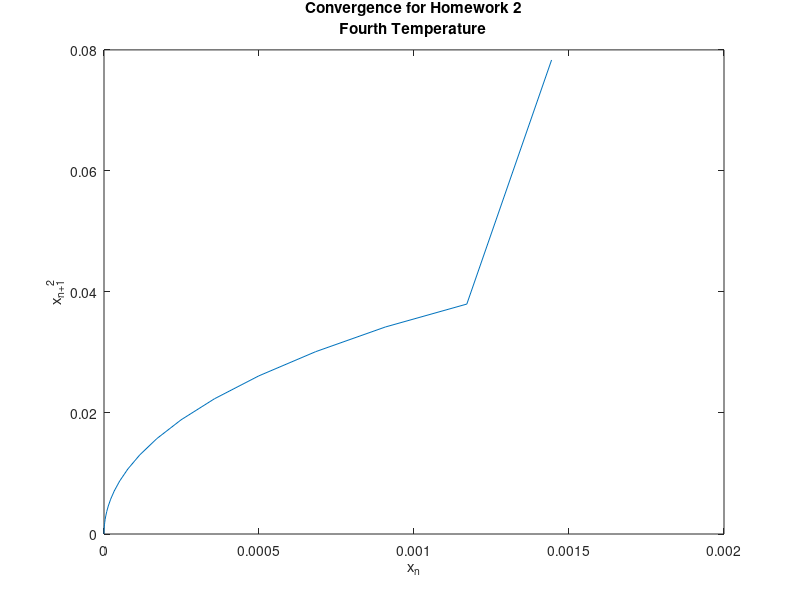
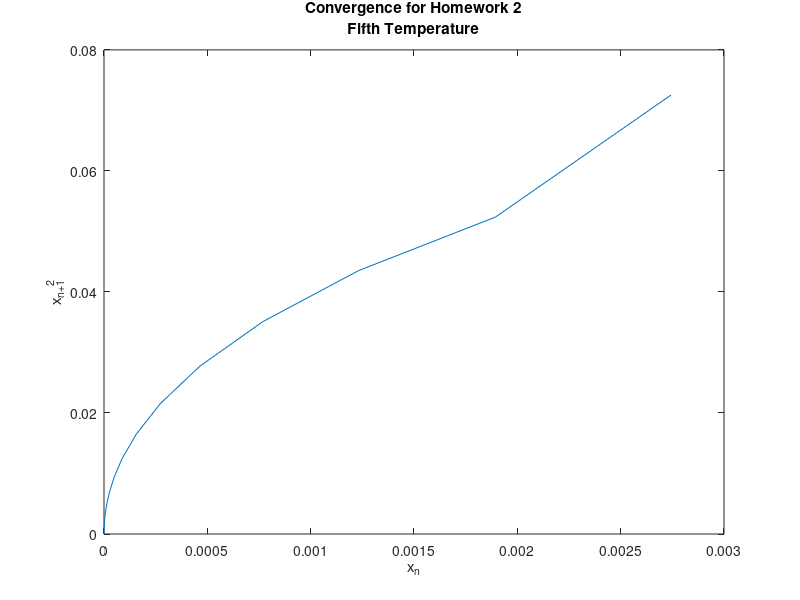
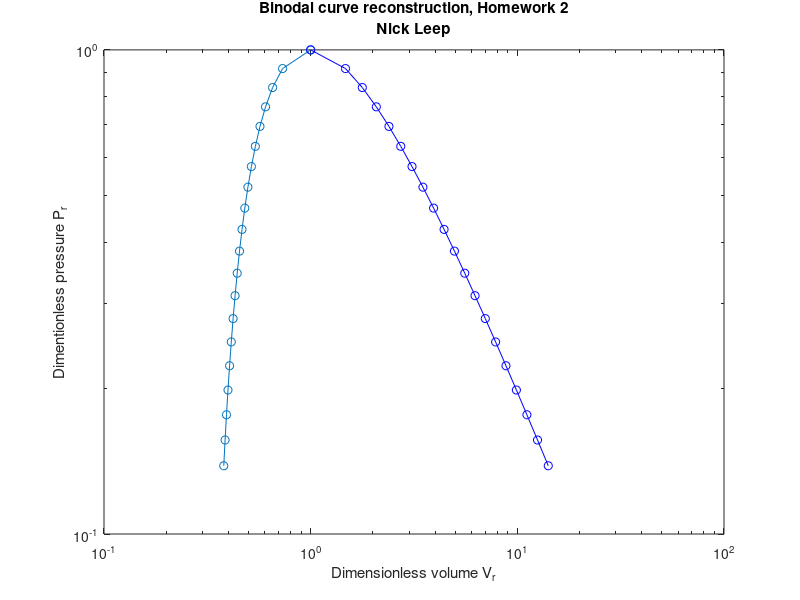

MATLAB code for these plots, in order:
function [x error itnum Tr]=NickLeephw2
% CHE 439 Hw 2
% Nick Leep

% Numerical solution of the Redlich Kwong EOS for liquid and vapor specific
% volumes and vapor pressure for water, using Newton's algorithm for
% systems of nonlinear equations.

% close all

%*************************************************************************%
% start by defining some constants. Since they'll be used in other
% functions, make the global:
global Tc Pc Vc Zc aa bb
% Pc=22060; % kPa
Zc=1/3; % defined in the problem statement
R = 8.314472; % kPa L / mol K
% Tc=647; % K
Pc=11280;
Tc=405.7;

Vc=Zc*R*Tc/Pc;

% The coefficients used in calculating the Redlich-Kwong parameters a and
% b:
aa = 0.4274802336;
bb = 0.0866403499;

% % Triple-point stuff:
Tt=273.16; % K
Ttr=Tt/Tc; % reduced
%*************************************************************************%


% Define a range of temperatures; this code was taken from homework 1
numTs=20;
% minimum temperature:
Tr_min = 1.1*Ttr; % This is slightly above triple point;
tt=log(1/Tr_min)/log(10);
intr=logspace(0,tt,numTs); 
% this logarithmically spaces values between 10^0 (or 1) and tt, which is
% our middle. finally, to get Tr I want to get the inverse of these:
Tr=1./intr;
% I went through all that madness so that I could get the temperatures
% spaced closer together near the critical point, and increasingly further
% apart away from it.

% initialize a vector "itnum" - number of iterations, for each temperature:
itnum=[];

% We already know the answers at the triple point, so I'll use them as the
% first guess
xn=[1; 1; 1];

%*************************************************************************%

% Now, to do the actual solution. A for loop is used to cycle through the
% temperatures:
for ii=1:length(Tr)
    
    % initialize a flag, to be used inside the solver:
    flag = false;
    % When we start, the number of iterations is zero:
    itnum(ii) = 0;% itnum(ii)=zeros(length(Tr)); 

    % Now, the actual solver; it's done inside a while loop
    while ~flag
        % There is a problem with one of the equations where the two
        % volumes are equal; you end up dividing by zero. This statement
        % checks for that:
        if xn(1)==xn(2)
            disp('Warning: Vv = Vl')
            % In the case that we're at the critical temperature, we know
            % that it's the critical point. Then, we can break out of the
            % loop with the actual answer:
            if Tr(ii) == 1
                flag = true;
                % We need xn1 as well as xn, so, store the value there too:
                xn1=xn;
                break
            else
                % otherwise, we're below the critical point, so we take
                % guesses that are a bit more spread apart:
                xn=[.9; 1.1; 1];
            end
        end
        % Assuming that that's all taken care of, the next line is the
        % iterative method for the Newton method for systems:
        xn1=xn-(inv(jacobian(xn,Tr(ii)))*f(xn,Tr(ii)));
        % where jacobian and f are defined below.
        
        % Next, check to see if we're close enough:
        if norm(xn1-xn,inf) < 1e-10
            % this means we're close enough; break out of the while loop:
            flag = true;
        end
        
        % Next, check to see if the maximum number of iterations is reached
        if itnum >= 1000
            disp('Max iterations reached')
            flag = true;
            break
        end
        
        % store up the number of iterations:
        itnum(ii)=itnum(ii)+1;
        % store up the norms, for use in convergence analysis
        error(ii,itnum(ii))=norm(xn1-xn,inf);
        % finally, store the xn1 calculated for use the next time around
        % the loop:
        xn=xn1;
    end
    % store the value calculated in the matrix x
    x(ii,:)=xn;
    
    % Now, xn is still floating around. The nice thing is, it will be our
    % first guess for the next temperature, so we WANT it to still be
    % there.
end

%*************************************************************************%

% Plot it:
figure(5)
loglog(x(:,1),x(:,3),'-o',x(:,2),x(:,3),'-ob')
title({'Binodal curve reconstruction, Homework 2','Nick Leep'})
xlabel('Dimensionless volume V_r')
ylabel('Dimentionless pressure P_r')

% convergence
figure(2)
% Pull out the "error" from temperature 4:
error2=error(4,:);
% get rid of all terms that are zero:
error2=error2(error2~=0);
% Make another one, to match up with:
error3=error2(1:length(error2)-1);
% One value less is needed. We chopped that value off the end of error3,
% but it should be off of the beginning of error2 so they match up right:
error2=error2(2:(length(error2)));
% finally, since we expect quadratic convergence, error2 should be squared:
error2=error2.^2;
% plot it:
plot(error2,error3)
title({'Convergence for Homework 2'; 'Fourth Temperature'})
xlabel('x_n')
ylabel('x_n_+_1^2')

% repeat for another temperature
figure(3)
error4=error(5,:);
error4=error4(error4~=0);
error5=error4(1:length(error4)-1);
error4=error4(2:length(error4));
error4=error4.^2;
plot(error4,error5)
title({'Convergence for Homework 2'; 'Fifth Temperature'})
xlabel('x_n')
ylabel('x_n_+_1^2')

return

function f=f(x,t)
% function f(x,t) is the function we're trying to get to zero above. f(1)
% is for the liquid volume; f(2) is the vapor volume; f(3) is for the
% pressure.

% Three predefined constants are neede from above:
global Zc aa bb

% next, for my own ease of writing these equations, I pulled out values
% from x so that they could have more intuitive names in the equations
vlr=x(1);
vvr=x(2);
psat=x(3);

% next, the equations. f1 and f2 are simply versions of the dimensionles
% Redlich-Kwong EOS, for liquid and vapor respectively:
f1=(t/(Zc*(vlr-bb/Zc))) - (aa/Zc^2)/(sqrt(t)*vlr*(vlr+bb/Zc))-psat;
f2=(t/(Zc*(vvr-bb/Zc))) - (aa/Zc^2)/(sqrt(t)*vvr*(vvr+bb/Zc))-psat;

% f3 is a modification or combination of these two. Actually, it's derived
% from the Maxwell Equal Area rule, applied to the VDW EOS:
f3=-psat*(vlr-vvr)+(t/Zc)*log((vlr-bb/Zc)/(vvr-bb/Zc))-(aa/(bb*Zc*sqrt(t)))*(log(vlr/vvr)-log((vlr+bb/Zc)/(vvr+bb/Zc)));

% finally, pack them all up and send them back:
f=[f1; f2; f3];
return

function X=jacobian(x,t)
% function jacobian(x,t) does exactly what it sounds like: returns the
% value for the jacobian at a given set of three variables x at a given
% temprature t.

% three constants will be needed:
global Zc aa bb

% next, for my own ease of writing these equations, I pulled out values
% from x so that they could have more intuitive names in the equations
vlr=x(1);
vvr=x(2);
psat=x(3);

% the first four values were solve more-or-less trivially:
X(2,1)=0;
X(1,2)=0;
X(1,3)=-1;
X(2,3)=-1;

% the next two are the partial derivatives of f1 and f2 with respect to x1
% and x2 (or vlr and vvr) respectively; more complicated, but essentially
% identical to each other:
X(1,1)=-(t/Zc)/((vlr-(bb/Zc))^2) + (aa/(sqrt(t)*Zc))*(1/vlr)*(1/(vlr+(bb/Zc)))*((1/vlr)+(1/(vlr+(bb/Zc))));
X(2,2)=-(t/Zc)/((vvr-(bb/Zc))^2) + (aa/(sqrt(t)*Zc))*(1/vvr)*(1/(vvr+(bb/Zc)))*((1/vvr)+(1/(vvr+(bb/Zc))));

% derivatives of f3 with respect to vlr and vvr, respectively:
X(3,1)=-psat+t/(Zc*(vlr-bb/Zc))-(aa/(bb*Zc*sqrt(t)))*((1/vlr)-1/(vlr+bb/Zc));
X(3,2)=psat-t/(Zc*(vvr-bb/Zc))+(aa/(bb*Zc*sqrt(t)))*((1/vvr)-1/(vvr+bb/Zc));

% finally, the derivative of f3 with respect to psat, is fairly simple:
X(3,3)=-(vlr-vvr);

return